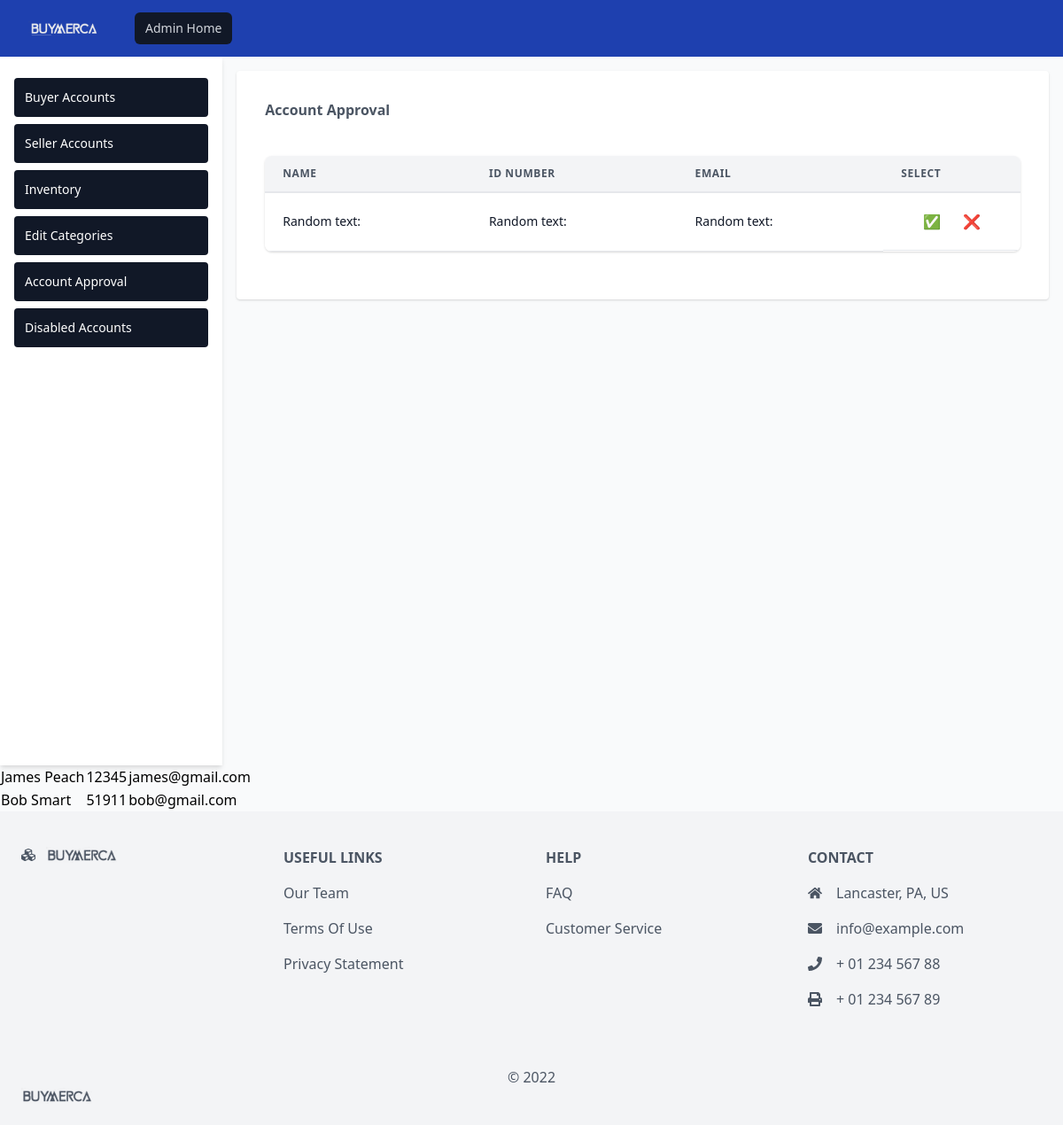
/approval.php, run on an earlier commit of the app's database.
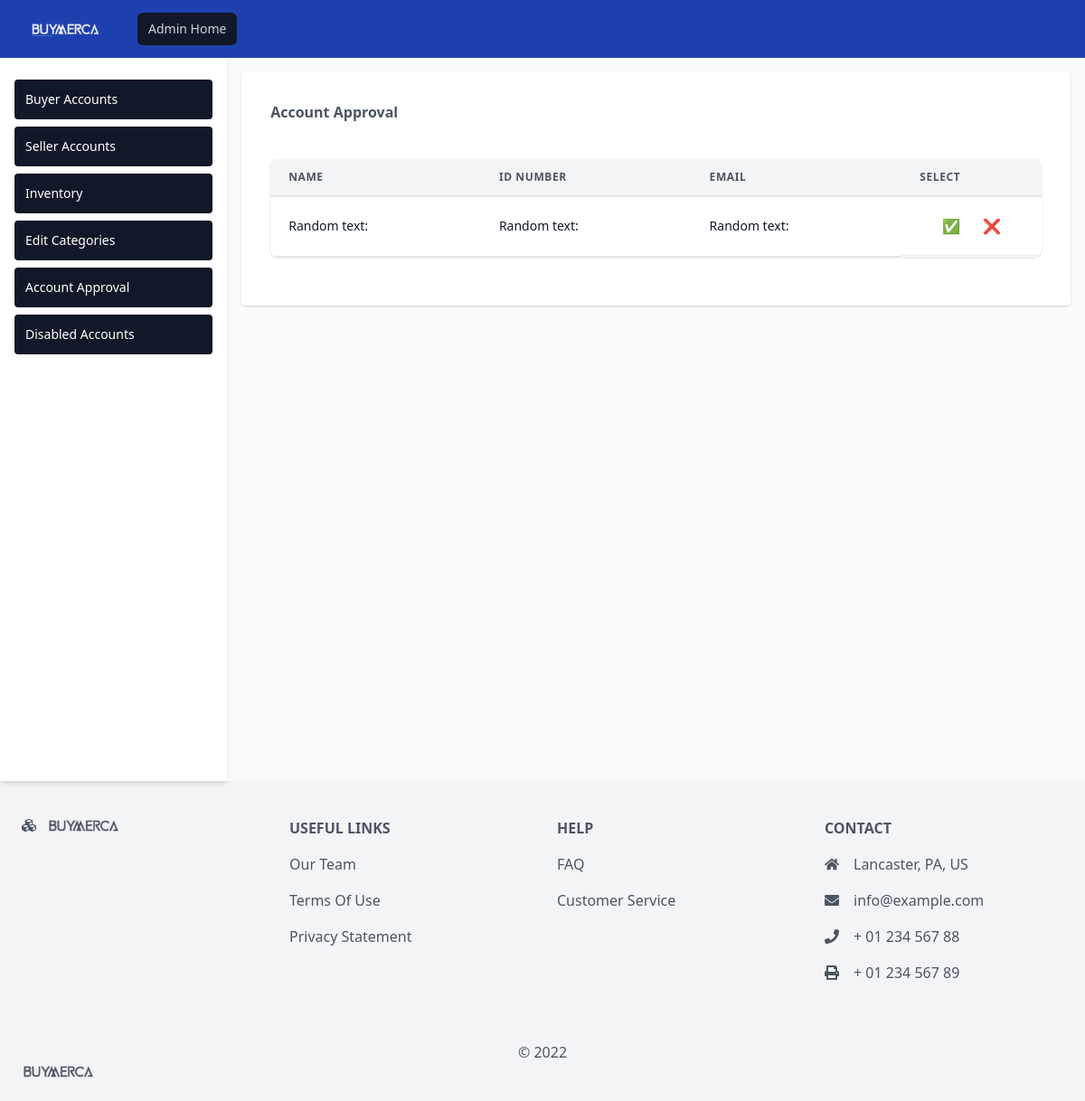
And on a later commit of the database.
### tables this page shows
CREATE TABLE `Users` (
  `first_name` varchar(50) NOT NULL,
  `last_name` varchar(50) NOT NULL,
  `email` varchar(100) NOT NULL,
  `password` varchar(20) NOT NULL,
  `user_ID` int(7) NOT NULL,
  `role` varchar(50) NOT NULL,
  `address_first_line` varchar(200) DEFAULT NULL,
  `address_second_line` varchar(200) DEFAULT NULL,
  `city` varchar(30) DEFAULT NULL,
  `state_abbreviation` varchar(2) DEFAULT NULL,
  `zip_code` int(11) DEFAULT NULL,
  `telephone_number` int(10) DEFAULT NULL,
  `gender` varchar(20) NOT NULL,
  `approval` int(1) DEFAULT NULL,
  `disabled` int(1) DEFAULT NULL
);

### approval.php (the view, shortened to what this page needs)
<?php
    include 'db_connection.php';
?>
<?php
    include 'templates/nav-admin.php';
?>
  <main class="flex w-full">
    <?php
    include 'templates/admin-side-bar.php';
    ?>
    <section class="w-full p-4">
      <div class="w-full text-md">
        <div class="bg-white shadow sm:rounded">
          <div class="mt-5 md:mt-0 md:col-span-2">
            <div class="bg-white p-8 rounded-md w-full">
              <div class=" flex items-center justify-between pb-6">
                <div>
                  <h2 class="text-gray-600 font-semibold">Account Approval</h2>
                </div>
              </div>
              <form action="approval.php" id="form1" method="POST">
                <div class="-mx-4 sm:-mx-8 px-4 sm:px-8 py-4 overflow-x-auto">
                  <div class="inline-block min-w-full shadow rounded-lg overflow-hidden">
                    <table class="min-w-full leading-normal">
                      <thead>
                        <tr>
                          <th
                            class="px-5 py-3 border-b-2 border-gray-200 bg-gray-100 text-left text-xs font-semibold text-gray-600 uppercase tracking-wider">
                            Name
                          </th>
                          <th
                            class="px-5 py-3 border-b-2 border-gray-200 bg-gray-100 text-left text-xs font-semibold text-gray-600 uppercase tracking-wider">
                            ID Number
                          </th>
                          <th
                            class="px-5 py-3 border-b-2 border-gray-200 bg-gray-100 text-left text-xs font-semibold text-gray-600 uppercase tracking-wider">
                            Email
                          </th>
                          <th
                            class="px-5 py-3 border-b-2 border-gray-200 bg-gray-100 text-left text-xs font-semibold text-gray-600 uppercase tracking-wider">
                            Select
                          </th>
                        </tr>
                      </thead>
                      <tbody>
                        <tr>
                          <td class="px-5 py-5 border-b border-gray-200 bg-white text-sm">
                            <p class="text-gray-900 whitespace-no-wrap">
                              Random text:
                            </p>
                          </td>
                          <td class="px-5 py-5 border-b border-gray-200 bg-white text-sm">
                            <p class="text-gray-900 whitespace-no-wrap">
                              Random text:
                            </p>
                          </td>
                          <td class="px-5 py-5 border-b border-gray-200 bg-white text-sm">
                            <p class="text-gray-900 whitespace-no-wrap">
                              Random text:
                            </p>
                          </td>
                          <td class="px-5 py-5 border-b border-gray-200 bg-white flex justify-evenly">
                            <button type="submit" name="accept" form="form1" id="accept" value="<?php echo $res['user_ID']?>">✅</button>
                            <button type="submit" name="decline" form="form1" id="decline" value="<?php echo $res['user_ID']?>">❌</button>
                          </td>
                        </tr>
                      </tbody>
					          </table>
				          </div>
			          </div>
              </form>
	          </div>
          </div>
        </div>
      </div>
    </section>
  </main>
<div>
        <table>
            <?php
            $sql = "SELECT * FROM Users WHERE role='seller' && approval=0";
            $result = $conn->query($sql);
            while($res = mysqli_fetch_array($result)) {
                echo "<tr>";
                echo "<td>" . $res['first_name'] . " " . $res['last_name'] . "</td>";
                echo "<td>" . $res['user_ID'] . "</td>";
                echo "<td>" . $res['email'] . "</td>";
                ?>
                <?php
            }
            ?>
        </table>
</div>

What changed in the data, as far as the page shows it:
removed users: first_name "James", last_name "Peach", user_ID "12345", email "james@gmail.com"
removed users: first_name "Bob", last_name "Smart", user_ID "51911", email "bob@gmail.com"
